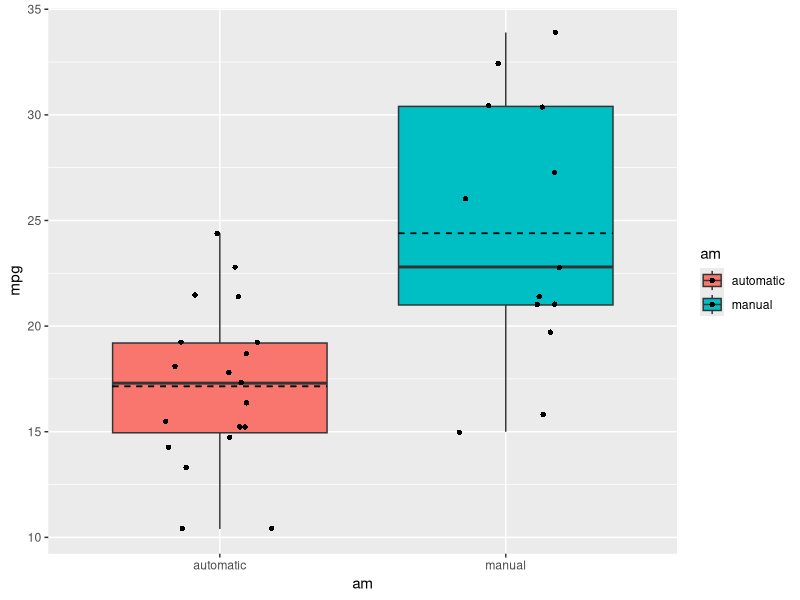
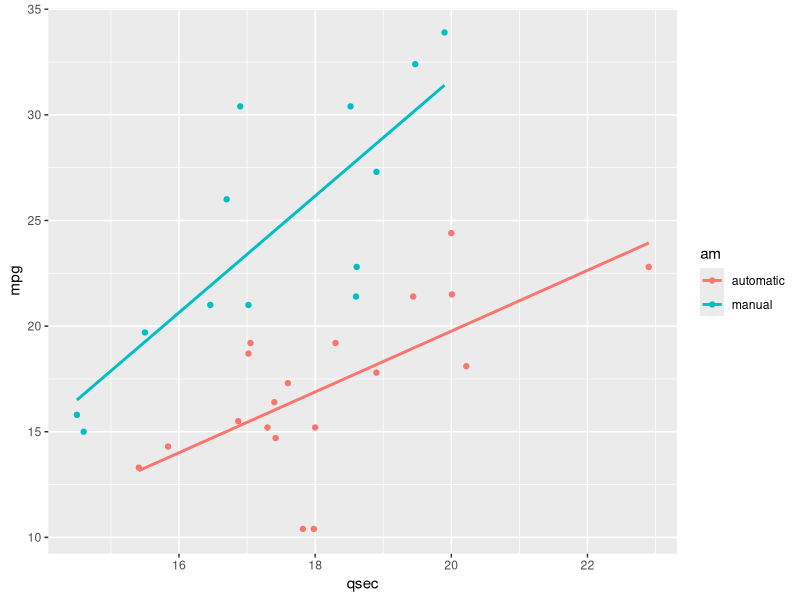
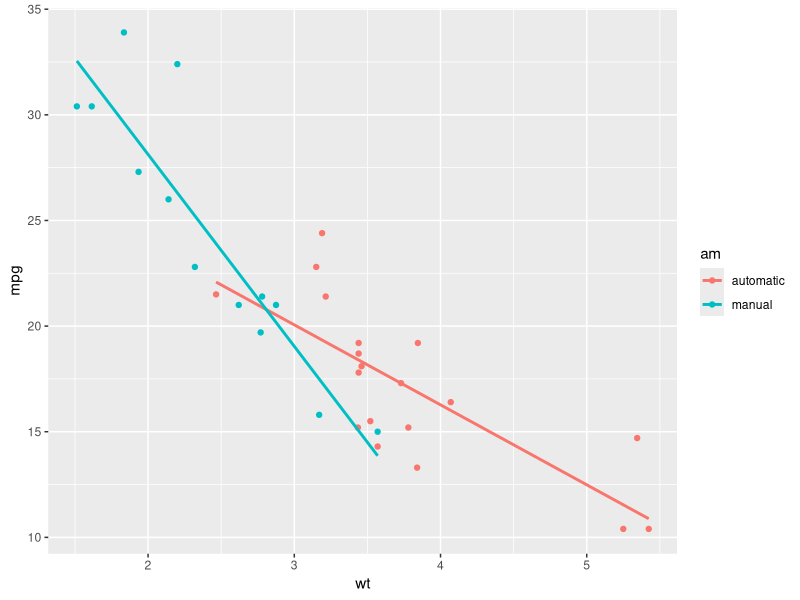
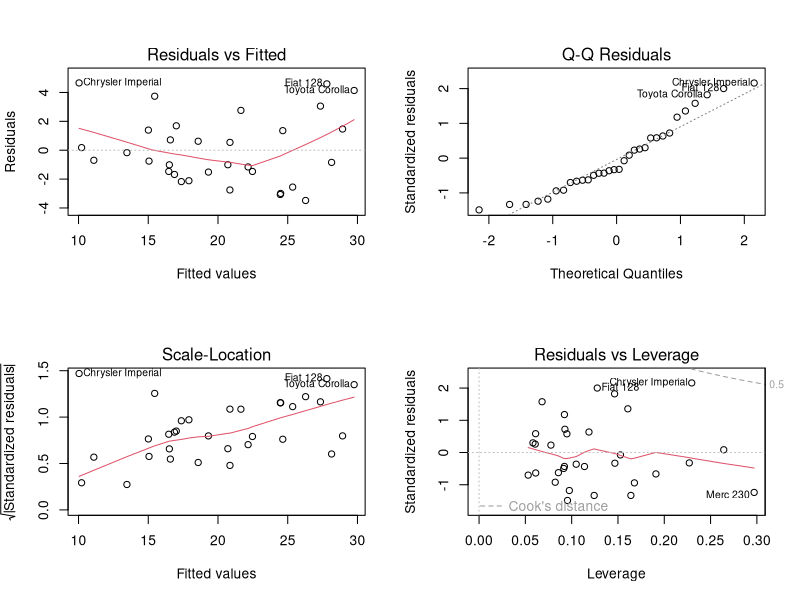

Write the R code that produced these figures, in order.
## ---- chunk 1
knitr::opts_chunk$set(echo = TRUE)
#knitr::opts_chunk$set(dev = 'pdf')
# upload needed libraries
library(ggplot2)
library(MASS)
## ---- chunk 2
mtcars2 <- within(mtcars, {
   am <- factor(am, labels = c("automatic", "manual"))
})
## ---- chunk 3
p <- ggplot(mtcars2, aes(x=am, y=mpg, fill=am)) + geom_boxplot() + geom_jitter(shape=16, position=position_jitter(0.2)) + stat_summary(fun.y = mean, geom = "errorbar", aes(ymax = ..y.., ymin = ..y..), width = .75, linetype = "dashed")
p
tapply(mtcars2$mpg,mtcars2$am,mean)
mdl_naive<-lm(mpg~am,mtcars2)
## ---- chunk 4
mdl_all<-lm(mpg~.,mtcars2)
mdl_step<-stepAIC(mdl_all,direction = "both",trace = FALSE)
anova(mdl_naive,mdl_step,mdl_all)
## ---- chunk 5
t.test(c(mtcars2$mpg[mtcars2$am=="manual"]),c(mtcars2$mpg[mtcars2$am=="automatic"]),alternative = "greater", paired = FALSE)
## ---- chunk 6
mdl_step$coefficients
## ---- chunk 7
str(mtcars)
## ---- chunk 8
qsec <- ggplot(mtcars2, aes(x=qsec, y=mpg, color=am)) + geom_point() + geom_smooth(method = "lm", se = FALSE)
qsec
## ---- chunk 9
wtmpg <- ggplot(mtcars2, aes(x=wt, y=mpg, color=am)) + geom_point() + geom_smooth(method = "lm", se = FALSE)
wtmpg
## ---- chunk 10
mdl <- lm(mpg~.,data=mtcars2)
step <- stepAIC(mdl, direction="both", trace = "FALSE")
summary(step)
par(mfrow=c(2,2))
plot(step)
